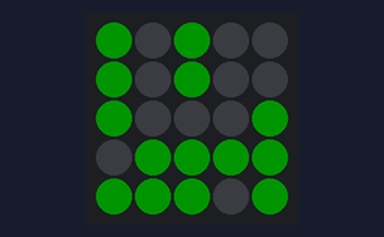
Simulated run of this sketch. Board: Arduino Uno, built with avr-gcc and run on an emulated ATmega328P. On the bench: 5×5 RGB LED matrix (first LED top left, wired row by row). Dim RGB values are drawn brighter than linear; random numbers use the default seed unless the sketch sets one; what the sketch prints to the serial monitor is not drawn.

Above: at 0.1 s.
At 0.6 s:
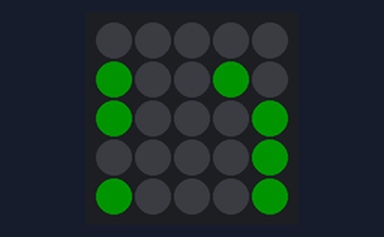
At 1.1 s:
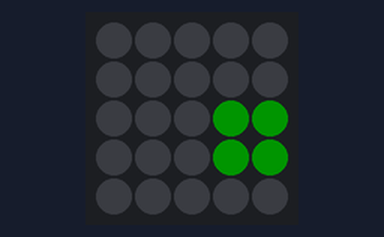

Measured:
- what the display in image 1 shows lasts 0.5 s, from 0.5 s to 1.0 s

The sketch:

LED_Matrix_Conway_s_Game_of_Life.ino
```cpp
/*
 * =============================================================================
 * CODE 3 - CONWAY'S GAME OF LIFE
 * =============================================================================
 *
 * Runs Conway's Game of Life on a 5x5 RGB NeoPixel matrix.
 *
 * Matrix:
 *   GPIO 7
 *
 * Living cells:
 *   Green
 *
 * The starting pattern is randomized each time the board starts.
 * =============================================================================
 */

#include <Arduino.h>
#include <Adafruit_NeoPixel.h>

//====================================================
// Matrix Configuration
//====================================================

#define MATRIX_PIN 7
#define NUM_LEDS 25

#define MATRIX_WIDTH 5
#define MATRIX_HEIGHT 5

Adafruit_NeoPixel matrix(
    NUM_LEDS,
    MATRIX_PIN,
    NEO_GRB + NEO_KHZ800
);

//====================================================
// Game Grid
//====================================================

bool currentGrid[5][5];
bool nextGrid[5][5];

//====================================================
// Convert X/Y to LED Index
//====================================================
//
// The matrix is wired in a serpentine pattern.
//
// Even rows:
//   left -> right
//
// Odd rows:
//   right -> left
//====================================================

int pixelXY(int x, int y)
{
    if (y % 2 == 0)
    {
        return y * 5 + x;
    }

    return y * 5 + (4 - x);
}

//====================================================
// Draw Current Grid
//====================================================

void drawGrid()
{
    matrix.clear();

    for (int y = 0; y < MATRIX_HEIGHT; y++)
    {
        for (int x = 0; x < MATRIX_WIDTH; x++)
        {
            if (currentGrid[y][x])
            {
                matrix.setPixelColor(
                    pixelXY(x, y),
                    matrix.Color(0, 255, 0)
                );
            }
        }
    }

    matrix.show();
}

//====================================================
// Count Living Neighbors
//====================================================

int countNeighbors(int x, int y)
{
    int count = 0;

    for (int dy = -1; dy <= 1; dy++)
    {
        for (int dx = -1; dx <= 1; dx++)
        {
            // Do not count the cell itself.
            if (dx == 0 && dy == 0)
            {
                continue;
            }

            int nx = x + dx;
            int ny = y + dy;

            // Ignore cells outside the 5x5 grid.
            if (nx >= 0 &&
                nx < MATRIX_WIDTH &&
                ny >= 0 &&
                ny < MATRIX_HEIGHT)
            {
                if (currentGrid[ny][nx])
                {
                    count++;
                }
            }
        }
    }

    return count;
}

//====================================================
// Calculate Next Generation
//====================================================

void updateGrid()
{
    for (int y = 0; y < MATRIX_HEIGHT; y++)
    {
        for (int x = 0; x < MATRIX_WIDTH; x++)
        {
            int neighbors = countNeighbors(x, y);

            // Living cell:
            // survives with 2 or 3 neighbors.
            if (currentGrid[y][x])
            {
                nextGrid[y][x] =
                    (neighbors == 2 ||
                     neighbors == 3);
            }

            // Dead cell:
            // becomes alive with exactly 3 neighbors.
            else
            {
                nextGrid[y][x] =
                    (neighbors == 3);
            }
        }
    }

    // Copy next generation into current grid.
    for (int y = 0; y < MATRIX_HEIGHT; y++)
    {
        for (int x = 0; x < MATRIX_WIDTH; x++)
        {
            currentGrid[y][x] =
                nextGrid[y][x];
        }
    }
}

//====================================================
// Create Random Starting Pattern
//====================================================

void randomizeGrid()
{
    for (int y = 0; y < MATRIX_HEIGHT; y++)
    {
        for (int x = 0; x < MATRIX_WIDTH; x++)
        {
            currentGrid[y][x] =
                random(100) < 45;
        }
    }
}

//====================================================
// Setup
//====================================================

void setup()
{
    Serial.begin(115200);

    matrix.begin();

    matrix.setBrightness(20);

    // Use the ESP32 hardware timer as a changing
    // source for the pseudo-random seed.
    randomSeed(
        micros()
    );

    randomizeGrid();

    Serial.println("Conway's Game of Life");
}

//====================================================
// Main Loop
//====================================================

void loop()
{
    // Display current generation.
    drawGrid();

    // Calculate next generation.
    updateGrid();

    // Wait before displaying it.
    delay(500);
}
```
